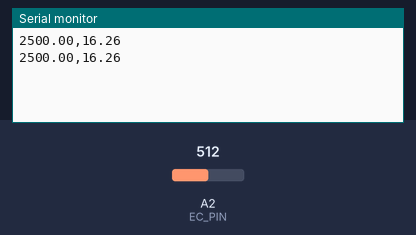
The sketch below on a simulated Arduino Uno, built with avr-gcc and run on an emulated ATmega328P. Shown: the last lines printed to the serial monitor. Inputs (shaded band) come from the test bench; at power-on: A2 (EC_PIN) = 512.

Above: at 2.8 s.
2.9 s: A2 (EC_PIN) set to 716
At 3.8 s:
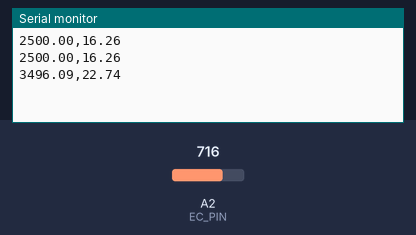
4.4 s: A2 (EC_PIN) set to 900
At 5.8 s:
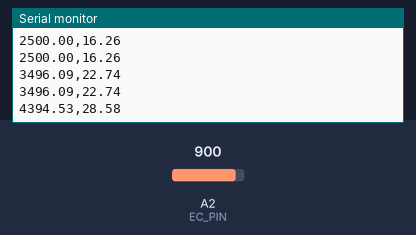
Timing chart, 0 to 7.4 s (numbered marks = the images above; inputs shaded):
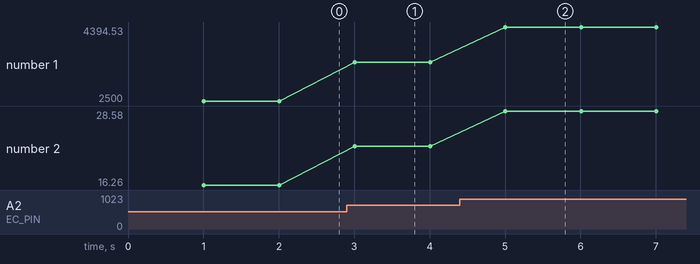

Measured:
- after the input at 2.9 s, the serial monitor: prints a new line after 0.10 s (image 1)
- after the input at 4.4 s, the serial monitor: prints a new line after 0.61 s (image 2)
- plotted number 1: 2500 → 3496.09 after the input at 2.9 s, 3496.09 → 4394.53 after the input at 4.4 s
- plotted number 2: 16.26 → 22.74 after the input at 2.9 s, 22.74 → 28.58 after the input at 4.4 s

The sketch:

ec2.ino
```cpp
/* Serial Commands:
 *   enterec -> enter the calibration mode
 *   calec -> calibrate with the standard buffer solution, one buffer solutions(12.88ms/cm) will be automaticlly recognized
 *   exitec -> save the calibrated parameters and exit from calibration mode
 *
 */

// -----------------------------------------------------
// Module Inclusion
// -----------------------------------------------------
#include "DFRobot_EC10.h"
#include <EEPROM.h>

// -----------------------------------------------------
// Setup pin
// -----------------------------------------------------
#define EC_PIN A2

// -----------------------------------------------------
// Init variables
// -----------------------------------------------------
float voltage,ecValue,temperature = 21.62;
DFRobot_EC10 ec;

// -----------------------------------------------------
// Setup and Loop
// -----------------------------------------------------
void setup()
{
  Serial.begin(9600);
  ec.begin();
}

void loop()
{
    static unsigned long timepoint = millis();
    if(millis()-timepoint>1000U)  //time interval: 1s
    {
      timepoint = millis();
      voltage = analogRead(EC_PIN)/1024.0*5000;  // read the voltage
      // Serial.print("voltage:");
      // Serial.print(voltage);
      ecValue =  ec.readEC(voltage,temperature);  // convert voltage to EC with temperature compensation
      // Serial.print("  temperature:");
      // Serial.print(temperature,1);
      // Serial.print("^C  EC:");
      // Serial.print(ecValue,1);
      // Serial.println("ms/cm");
      String message = String(voltage) + "," + String(ecValue);
      Serial.println(message);
    }
    ec.calibration(voltage,temperature);  // calibration process by Serial CMD
}

float readTemperature()
{
  //add your code here to get the temperature from your temperature sensor
}
```
